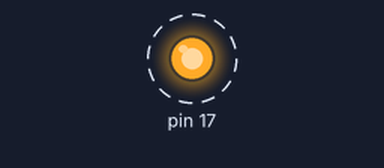
Bench run of a sketch on a simulated Arduino Leonardo, built with avr-gcc and run on an emulated ATmega32U4. Shown: output pins drawn as LEDs (lit = HIGH). Dashed ring = blinking. USB keyboard and mouse output is not drawn.

Above: at 4.61 s.
Timing chart, 0 to 7.6 s (numbered marks = the images above):
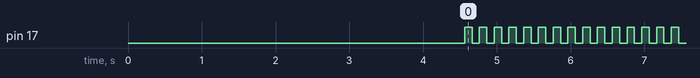

The sketch:

basic_enroll.ino
```cpp
/*

*/
#include <Keyboard.h>

#define email "enroll@gmail.org"
#define password "enrollpassword"

void setup() {
  pinMode(17, OUTPUT);
  delay(1000);         // Give device time to reconginze device as native keyboard
  Keyboard.begin();    // Enter Enrollment
  Keyboard.press(128);
  Keyboard.press(130);
  Keyboard.press('e');
  delay(1000);
  Keyboard.releaseAll();
  delay(1000);
  Keyboard.print(email);  // Login
  Keyboard.write(176);
  delay(1500);            // Needs to be double-checked
  Keyboard.print(password);
  Keyboard.write(176);
}

                     // Show that the code is finished executing, keep from executing again
void loop() {
  digitalWrite(17, HIGH);   // turn the LED on (HIGH is the voltage level)
  delay(100);               // wait for a second
  digitalWrite(17, LOW);    // turn the LED off by making the voltage LOW
  delay(100);               // wait for a second
}
```

Measured:
- by itself, pin 17: alternates HIGH for 0.10 s and LOW for 0.10 s
